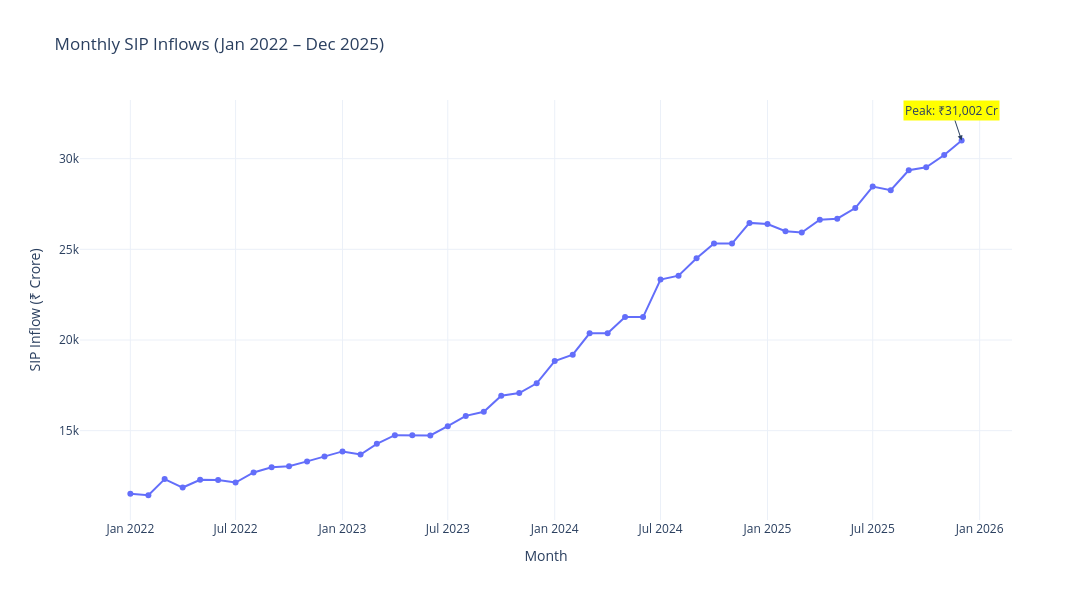

Notebook code for this chart:
### Markdown cell above
Insight 3
Monthly SIP inflows increased consistently over the years and reached their peak in December 2025, indicating growing investor confidence.

### Code cell
fig = px.line(
    sip_df,
    x="month",
    y="sip_inflow_crore",
    markers=True,
    title="Monthly SIP Inflows (Jan 2022 – Dec 2025)"
)

max_row = sip_df.loc[sip_df["sip_inflow_crore"].idxmax()]

fig.add_annotation(
    x=max_row["month"],
    y=max_row["sip_inflow_crore"],
    text=f"Peak: ₹{max_row['sip_inflow_crore']:,} Cr",
    showarrow=True,
    arrowhead=2,
    bgcolor="yellow"
)

fig.update_layout(
    template="plotly_white",
    xaxis_title="Month",
    yaxis_title="SIP Inflow (₹ Crore)",
    width=1200,
    height=600
)

fig.show()

### Figure 1 — Plotly figure (JSON) as saved in the notebook; plotly's stock layout.template omitted (floating-point values rounded to 4 significant figures)
{"data": [{"hovertemplate": "month=%{x}<br>sip_inflow_crore=%{y}<extra></extra>", "legendgroup": "", "line": {"color": "#636efa", "dash": "solid"}, "marker": {"symbol": "circle"}, "mode": "lines+markers", "name": "", "orientation": "v", "showlegend": false, "type": "scatter", "x": ["2022-01-01T00:00:00.000000", "2022-02-01T00:00:00.000000", "2022-03-01T00:00:00.000000", "2022-04-01T00:00:00.000000", "2022-05-01T00:00:00.000000", "2022-06-01T00:00:00.000000", "2022-07-01T00:00:00.000000", "2022-08-01T00:00:00.000000", "2022-09-01T00:00:00.000000", "2022-10-01T00:00:00.000000", "2022-11-01T00:00:00.000000", "2022-12-01T00:00:00.000000", "2023-01-01T00:00:00.000000", "2023-02-01T00:00:00.000000", "2023-03-01T00:00:00.000000", "2023-04-01T00:00:00.000000", "2023-05-01T00:00:00.000000", "2023-06-01T00:00:00.000000", "2023-07-01T00:00:00.000000", "2023-08-01T00:00:00.000000", "2023-09-01T00:00:00.000000", "2023-10-01T00:00:00.000000", "2023-11-01T00:00:00.000000", "2023-12-01T00:00:00.000000", "2024-01-01T00:00:00.000000", "2024-02-01T00:00:00.000000", "2024-03-01T00:00:00.000000", "2024-04-01T00:00:00.000000", "2024-05-01T00:00:00.000000", "2024-06-01T00:00:00.000000", "2024-07-01T00:00:00.000000", "2024-08-01T00:00:00.000000", "2024-09-01T00:00:00.000000", "2024-10-01T00:00:00.000000", "2024-11-01T00:00:00.000000", "2024-12-01T00:00:00.000000", "2025-01-01T00:00:00.000000", "2025-02-01T00:00:00.000000", "2025-03-01T00:00:00.000000", "2025-04-01T00:00:00.000000", "2025-05-01T00:00:00.000000", "2025-06-01T00:00:00.000000", "2025-07-01T00:00:00.000000", "2025-08-01T00:00:00.000000", "2025-09-01T00:00:00.000000", "2025-10-01T00:00:00.000000", "2025-11-01T00:00:00.000000", "2025-12-01T00:00:00.000000"], "xaxis": "x", "y": [11517, 11438, 12328, 11863, 12286, 12276, 12140, 12694, 12976, 13040, 13306, 13573, 13856, 13687, 14276, 14749, 14749, 14734, 15245, 15814, 16042, 16928, 17073, 17610, 18838, 19187, 20371, 20371, 21262, 21262, 23332, 23547, 24509, 25323, 25320, 26459, 26400, 25999, 25926, 26632, 26688, 27274, 28464, 28265, 29361, 29529, 30200, 31002], "yaxis": "y"}], "layout": {"annotations": [{"arrowhead": 2, "bgcolor": "yellow", "showarrow": true, "text": "Peak: ₹31,002 Cr", "x": "2025-12-01T00:00:00", "y": 31002}], "height": 600, "legend": {"tracegroupgap": 0}, "title": {"text": "Monthly SIP Inflows (Jan 2022 – Dec 2025)"}, "width": 1200, "xaxis": {"anchor": "y", "domain": [0, 1], "title": {"text": "Month"}}, "yaxis": {"anchor": "x", "domain": [0, 1], "title": {"text": "SIP Inflow (₹ Crore)"}}}}
